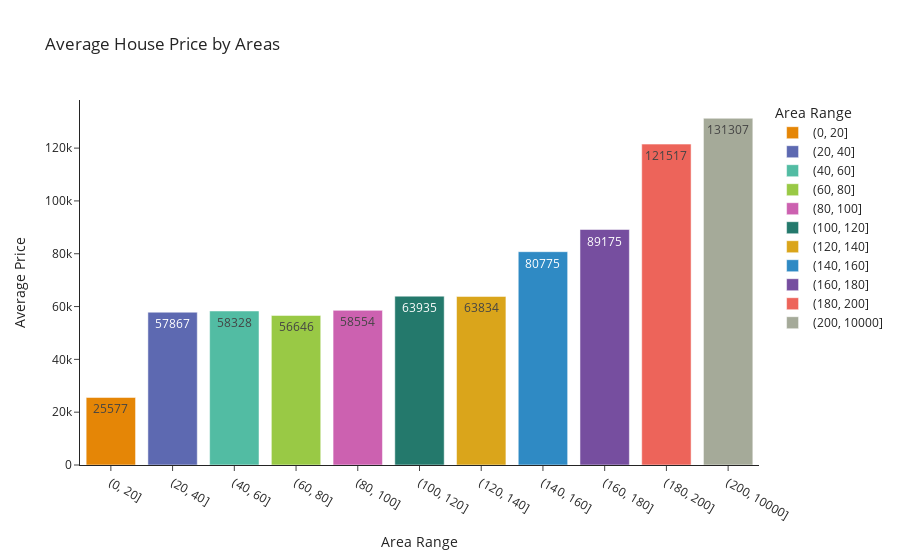

The code cell stored with this chart in its notebook:
### Markdown cell above
![Image description](image/newplot3.png)

### Code cell
avg_price_by_area = house.groupby('Area Range')['Price'].mean().reset_index()
avg_price_by_area['Price'] = avg_price_by_area['Price'].astype(int)

avg_price_by_area['Area Range'] = avg_price_by_area['Area Range'].astype(str)

fig = px.bar(avg_price_by_area, x='Area Range', y='Price', color='Area Range',
             color_discrete_sequence=px.colors.qualitative.Vivid,
             text='Price', title='Average House Price by Areas')

fig.update_layout(
    xaxis_title="Area Range",
    yaxis_title="Average Price",
    template='simple_white'
)

fig.show()

### Figure 1 — Plotly figure (JSON) as saved in the notebook; plotly's stock layout.template omitted (floating-point values rounded to 4 significant figures)
{"data": [{"alignmentgroup": "True", "hovertemplate": "Area Range=%{x}<br>Price=%{text}<extra></extra>", "legendgroup": "(0, 20]", "marker": {"color": "rgb(229, 134, 6)", "pattern": {"shape": ""}}, "name": "(0, 20]", "offsetgroup": "(0, 20]", "orientation": "v", "showlegend": true, "text": [25577], "textposition": "auto", "type": "bar", "x": ["(0, 20]"], "xaxis": "x", "y": [25577], "yaxis": "y"}, {"alignmentgroup": "True", "hovertemplate": "Area Range=%{x}<br>Price=%{text}<extra></extra>", "legendgroup": "(20, 40]", "marker": {"color": "rgb(93, 105, 177)", "pattern": {"shape": ""}}, "name": "(20, 40]", "offsetgroup": "(20, 40]", "orientation": "v", "showlegend": true, "text": [57867], "textposition": "auto", "type": "bar", "x": ["(20, 40]"], "xaxis": "x", "y": [57867], "yaxis": "y"}, {"alignmentgroup": "True", "hovertemplate": "Area Range=%{x}<br>Price=%{text}<extra></extra>", "legendgroup": "(40, 60]", "marker": {"color": "rgb(82, 188, 163)", "pattern": {"shape": ""}}, "name": "(40, 60]", "offsetgroup": "(40, 60]", "orientation": "v", "showlegend": true, "text": [58328], "textposition": "auto", "type": "bar", "x": ["(40, 60]"], "xaxis": "x", "y": [58328], "yaxis": "y"}, {"alignmentgroup": "True", "hovertemplate": "Area Range=%{x}<br>Price=%{text}<extra></extra>", "legendgroup": "(60, 80]", "marker": {"color": "rgb(153, 201, 69)", "pattern": {"shape": ""}}, "name": "(60, 80]", "offsetgroup": "(60, 80]", "orientation": "v", "showlegend": true, "text": [56646], "textposition": "auto", "type": "bar", "x": ["(60, 80]"], "xaxis": "x", "y": [56646], "yaxis": "y"}, {"alignmentgroup": "True", "hovertemplate": "Area Range=%{x}<br>Price=%{text}<extra></extra>", "legendgroup": "(80, 100]", "marker": {"color": "rgb(204, 97, 176)", "pattern": {"shape": ""}}, "name": "(80, 100]", "offsetgroup": "(80, 100]", "orientation": "v", "showlegend": true, "text": [58554], "textposition": "auto", "type": "bar", "x": ["(80, 100]"], "xaxis": "x", "y": [58554], "yaxis": "y"}, {"alignmentgroup": "True", "hovertemplate": "Area Range=%{x}<br>Price=%{text}<extra></extra>", "legendgroup": "(100, 120]", "marker": {"color": "rgb(36, 121, 108)", "pattern": {"shape": ""}}, "name": "(100, 120]", "offsetgroup": "(100, 120]", "orientation": "v", "showlegend": true, "text": [63935], "textposition": "auto", "type": "bar", "x": ["(100, 120]"], "xaxis": "x", "y": [63935], "yaxis": "y"}, {"alignmentgroup": "True", "hovertemplate": "Area Range=%{x}<br>Price=%{text}<extra></extra>", "legendgroup": "(120, 140]", "marker": {"color": "rgb(218, 165, 27)", "pattern": {"shape": ""}}, "name": "(120, 140]", "offsetgroup": "(120, 140]", "orientation": "v", "showlegend": true, "text": [63834], "textposition": "auto", "type": "bar", "x": ["(120, 140]"], "xaxis": "x", "y": [63834], "yaxis": "y"}, {"alignmentgroup": "True", "hovertemplate": "Area Range=%{x}<br>Price=%{text}<extra></extra>", "legendgroup": "(140, 160]", "marker": {"color": "rgb(47, 138, 196)", "pattern": {"shape": ""}}, "name": "(140, 160]", "offsetgroup": "(140, 160]", "orientation": "v", "showlegend": true, "text": [80775], "textposition": "auto", "type": "bar", "x": ["(140, 160]"], "xaxis": "x", "y": [80775], "yaxis": "y"}, {"alignmentgroup": "True", "hovertemplate": "Area Range=%{x}<br>Price=%{text}<extra></extra>", "legendgroup": "(160, 180]", "marker": {"color": "rgb(118, 78, 159)", "pattern": {"shape": ""}}, "name": "(160, 180]", "offsetgroup": "(160, 180]", "orientation": "v", "showlegend": true, "text": [89175], "textposition": "auto", "type": "bar", "x": ["(160, 180]"], "xaxis": "x", "y": [89175], "yaxis": "y"}, {"alignmentgroup": "True", "hovertemplate": "Area Range=%{x}<br>Price=%{text}<extra></extra>", "legendgroup": "(180, 200]", "marker": {"color": "rgb(237, 100, 90)", "pattern": {"shape": ""}}, "name": "(180, 200]", "offsetgroup": "(180, 200]", "orientation": "v", "showlegend": true, "text": [121517], "textposition": "auto", "type": "bar", "x": ["(180, 200]"], "xaxis": "x", "y": [121517], "yaxis": "y"}, {"alignmentgroup": "True", "hovertemplate": "Area Range=%{x}<br>Price=%{text}<extra></extra>", "legendgroup": "(200, 10000]", "marker": {"color": "rgb(165, 170, 153)", "pattern": {"shape": ""}}, "name": "(200, 10000]", "offsetgroup": "(200, 10000]", "orientation": "v", "showlegend": true, "text": [131307], "textposition": "auto", "type": "bar", "x": ["(200, 10000]"], "xaxis": "x", "y": [131307], "yaxis": "y"}], "layout": {"barmode": "relative", "legend": {"title": {"text": "Area Range"}, "tracegroupgap": 0}, "title": {"text": "Average House Price by Areas"}, "xaxis": {"anchor": "y", "categoryarray": ["(0, 20]", "(20, 40]", "(40, 60]", "(60, 80]", "(80, 100]", "(100, 120]", "(120, 140]", "(140, 160]", "(160, 180]", "(180, 200]", "(200, 10000]"], "categoryorder": "array", "domain": [0, 1], "title": {"text": "Area Range"}}, "yaxis": {"anchor": "x", "domain": [0, 1], "title": {"text": "Average Price"}}}}
